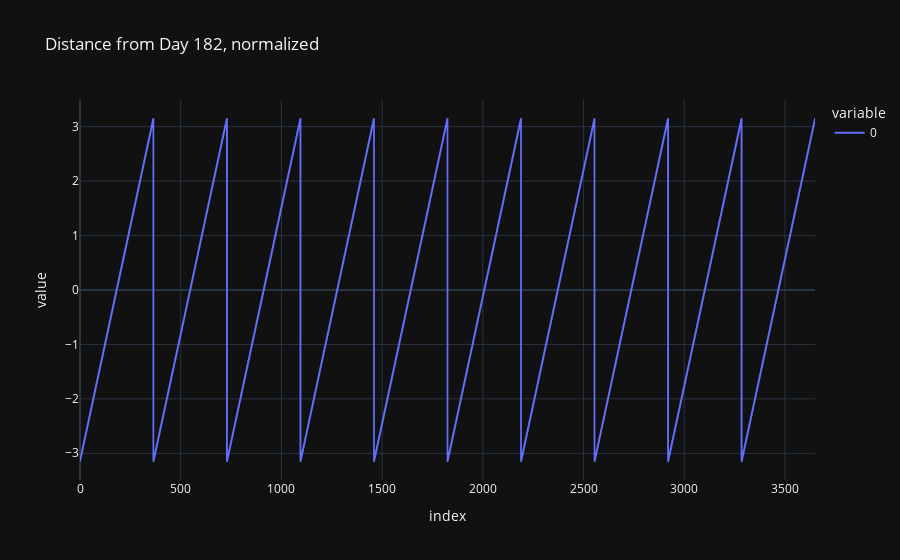

Notebook code for this chart:
### Markdown cell above
# Seasonal Time Series

### Code cell
dfd182 = (X % 365) - 182
normalized_dfd182 = (dfd182 * np.pi) / 182

fig = px.line(normalized_dfd182,
             title='Distance from Day 182, normalized')
fig.show()

### Figure 1 — Plotly figure (JSON) as saved in the notebook; plotly's stock layout.template omitted (floating-point values rounded to 4 significant figures; data arrays with more than 128 entries replaced by an {"elided": "..."} marker saying what was removed)
{"data": [{"hovertemplate": "variable=0<br>index=%{x}<br>value=%{y}<extra></extra>", "legendgroup": "0", "line": {"color": "#636efa", "dash": "solid"}, "marker": {"symbol": "circle"}, "mode": "lines", "name": "0", "showlegend": true, "x": {"elided": "3650 int values"}, "xaxis": "x", "y": {"elided": "3650 float values"}, "yaxis": "y", "type": "scattergl"}], "layout": {"xaxis": {"anchor": "y", "domain": [0.0, 1.0], "title": {"text": "index"}}, "yaxis": {"anchor": "x", "domain": [0.0, 1.0], "title": {"text": "value"}}, "legend": {"title": {"text": "variable"}, "tracegroupgap": 0}, "title": {"text": "Distance from Day 182, normalized"}}}
